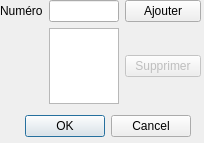
<?xml version="1.0" encoding="UTF-8"?>
<ui version="4.0">
 <class>ccpaSpancCopieRapportLettre</class>
 <widget class="QDialog" name="ccpaSpancCopieRapportLettre">
  <property name="geometry">
   <rect>
    <x>0</x>
    <y>0</y>
    <width>204</width>
    <height>143</height>
   </rect>
  </property>
  <property name="windowTitle">
   <string>Dialog</string>
  </property>
  <widget class="QDialogButtonBox" name="buttonBox">
   <property name="geometry">
    <rect>
     <x>20</x>
     <y>110</y>
     <width>171</width>
     <height>32</height>
    </rect>
   </property>
   <property name="orientation">
    <enum>Qt::Horizontal</enum>
   </property>
   <property name="standardButtons">
    <set>QDialogButtonBox::Cancel|QDialogButtonBox::Ok</set>
   </property>
  </widget>
  <widget class="QWidget" name="gridLayoutWidget">
   <property name="geometry">
    <rect>
     <x>0</x>
     <y>0</y>
     <width>201</width>
     <height>104</height>
    </rect>
   </property>
   <layout class="QGridLayout" name="gridLayout">
    <item row="0" column="0">
     <widget class="QLabel" name="label">
      <property name="text">
       <string>Numéro</string>
      </property>
     </widget>
    </item>
    <item row="0" column="2">
     <widget class="QPushButton" name="btnOk">
      <property name="text">
       <string>Ajouter</string>
      </property>
     </widget>
    </item>
    <item row="0" column="1">
     <widget class="QLineEdit" name="editNo"/>
    </item>
    <item row="1" column="2">
     <widget class="QPushButton" name="btnSuppr">
      <property name="enabled">
       <bool>false</bool>
      </property>
      <property name="text">
       <string>Supprimer</string>
      </property>
     </widget>
    </item>
    <item row="1" column="1">
     <widget class="QListWidget" name="listWidget"/>
    </item>
   </layout>
  </widget>
 </widget>
 <resources/>
 <connections>
  <connection>
   <sender>buttonBox</sender>
   <signal>accepted()</signal>
   <receiver>ccpaSpancCopieRapportLettre</receiver>
   <slot>accept()</slot>
   <hints>
    <hint type="sourcelabel">
     <x>248</x>
     <y>254</y>
    </hint>
    <hint type="destinationlabel">
     <x>157</x>
     <y>274</y>
    </hint>
   </hints>
  </connection>
  <connection>
   <sender>buttonBox</sender>
   <signal>rejected()</signal>
   <receiver>ccpaSpancCopieRapportLettre</receiver>
   <slot>reject()</slot>
   <hints>
    <hint type="sourcelabel">
     <x>316</x>
     <y>260</y>
    </hint>
    <hint type="destinationlabel">
     <x>286</x>
     <y>274</y>
    </hint>
   </hints>
  </connection>
 </connections>
</ui>
